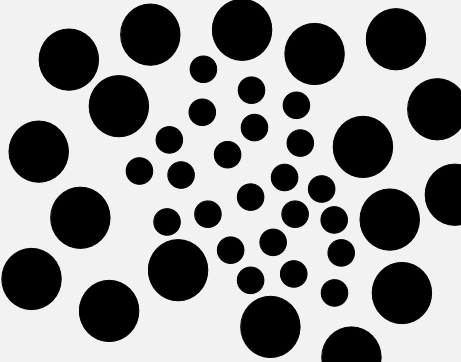
#> input picture Circle-Segment/img/1.png, 461 x 362 px
$ python HW5.py
#> lines starting #> are read from the running program, lines starting #| are printed output that depends on the picture; after the words box and inside, x2 and y2 are one past the last pixel; in counts of white or black regions, pixels touching at a corner belong together
import cv2
import numpy as np
import matplotlib.pyplot as plt

SIZE = 30


def cv_close(img, kernel):
    tmp = cv2.dilate(img, kernel)
    return cv2.erode(tmp, kernel)


def cv_open(img, kernel):
    tmp = cv2.erode(img, kernel)
    return cv2.dilate(tmp, kernel)


if __name__ == "__main__":

    img = cv2.imread('./img/1.png')
#> img is the input picture: shape (362, 461, 3); min 0, max 242, mean 149.1
    img = cv2.cvtColor(img, cv2.COLOR_BGR2GRAY)
#> img: shape (362, 461)

    # erode small circles
    img[img > 0] = 1
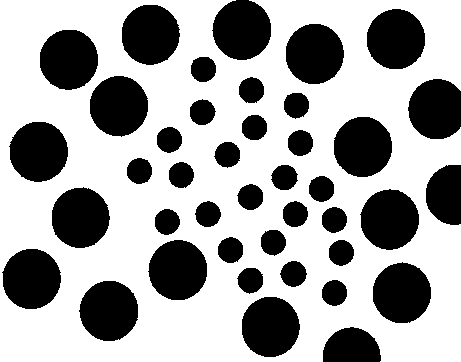
#> img: shape (362, 461); values 0 (black) and 1 (white), 64.5% white; 41 black regions, largest, box (x1, y1, x2, y2) and area: (79, 281, 138, 341) 2769, (212, 0, 271, 60) 2765, (40, 30, 98, 90) 2765
    img = img.astype(np.uint8)
    kernel = cv2.getStructuringElement(cv2.MORPH_ELLIPSE, (SIZE, SIZE))
    big_circle = cv_close(img, kernel)
#> in cv_close, `tmp = cv2.dilate(img, kernel)`:
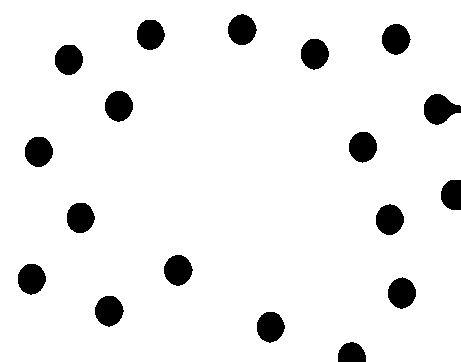
#> tmp: shape (362, 461); values 0 (black) and 1 (white), 93% white; 18 black regions, largest, box (x1, y1, x2, y2) and area: (424, 94, 461, 125) 757, (228, 14, 257, 45) 675, (382, 24, 411, 55) 673
#> in cv_close, `return cv2.erode(tmp, kernel)`: returned value: shape (362, 461); values 0 (black) and 1 (white), 71.9% white; 18 black regions, largest, box (x1, y1, x2, y2) and area: (214, 0, 272, 60) 2754, (368, 10, 426, 70) 2745, (150, 241, 208, 301) 2743

    # get small circle area
    small_circle = big_circle - img
    small_circle[small_circle != 1] = 0
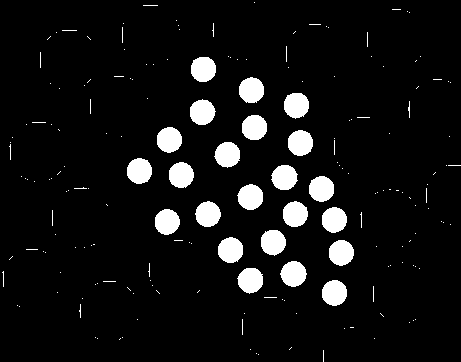
#> small_circle: shape (362, 461); values 0 (black) and 1 (white), 7.4% white; 189 white regions (165 under 20 px), largest, box (x1, y1, x2, y2) and area: (280, 261, 307, 287) 519, (288, 130, 313, 156) 518, (309, 176, 334, 202) 516
    filter_kernel = cv2.getStructuringElement(cv2.MORPH_ELLIPSE, (5, 5))
    small_circle = cv_open(small_circle, filter_kernel)
#> in cv_open, `tmp = cv2.erode(img, kernel)`: tmp: shape (362, 461); values 0 (black) and 1 (white), 5% white; 23 white regions, largest, box (x1, y1, x2, y2) and area: (290, 132, 311, 154) 365, (311, 178, 332, 200) 364, (240, 186, 261, 208) 364
#> in cv_open, `return cv2.dilate(tmp, kernel)`: returned value: shape (362, 461); values 0 (black) and 1 (white), 7% white; 23 white regions, largest, box (x1, y1, x2, y2) and area: (288, 130, 313, 156) 517, (309, 176, 334, 202) 515, (238, 184, 263, 210) 515

    # get circle edges
    small_circle = cv2.dilate(
        small_circle,
        filter_kernel)  # dilate so that line could detach from circle.
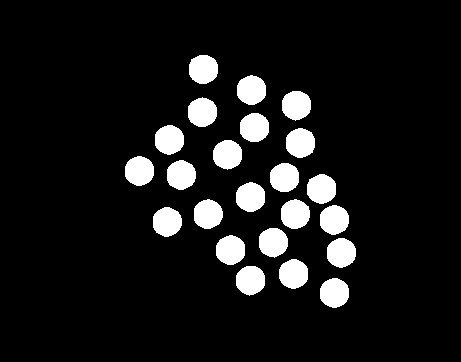
#> small_circle: shape (362, 461); values 0 (black) and 1 (white), 9.5% white; 23 white regions, largest, box (x1, y1, x2, y2) and area: (286, 128, 315, 158) 693, (307, 174, 336, 204) 690, (236, 182, 265, 212) 690
    small_kernel = cv2.getStructuringElement(cv2.MORPH_ELLIPSE, (3, 3))
    small_circle_edge = small_circle - cv2.erode(small_circle, small_kernel)
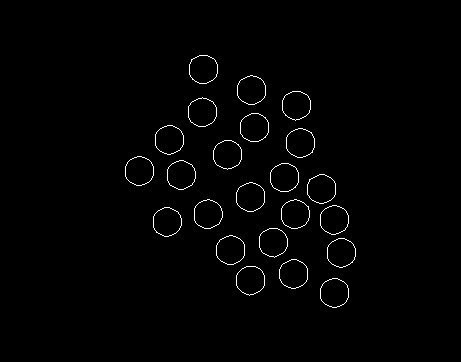
#> small_circle_edge: shape (362, 461); values 0 (black) and 1 (white), 1.1% white in thin lines or dots, all inside (x1, y1, x2, y2) = (125, 55, 356, 308)
    edge_points = np.array(np.where(small_circle > 0))  # [2, n]
    edge_points = edge_points[::-1, :].T  # [n, 2]
#> edge_points = 15779 pairs, first value 125 to 355, second value 55 to 307
    edge_points = edge_points.reshape([1, -1, 2])  # [1, n, 2]

    # get convex hull
    hull_img = np.zeros_like(small_circle)
    hull = cv2.convexHull(edge_points)
#> hull = contour of 25 points, box (x1, y1, x2, y2) (125, 55, 356, 308), area 39084
    length = len(hull)
#> length = 25
    for i in range(len(hull)):
        cv2.line(hull_img, tuple(hull[i][0]), tuple(hull[(i + 1) % length][0]),
                 (1, 1, 1), 2)
#> this loop made 25 passes
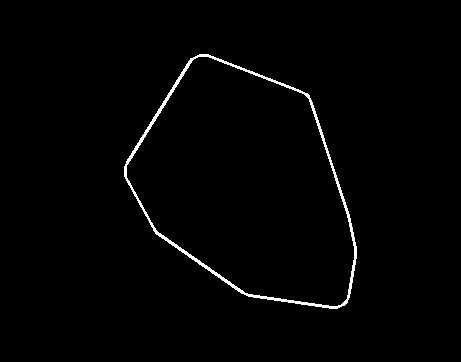
#> hull_img: shape (362, 461); values 0 (black) and 1 (white), 1.3% white in thin lines or dots, all inside (x1, y1, x2, y2) = (124, 54, 357, 309)
    cv2.fillPoly(hull_img, hull, (1, 1, 1))
    hull_img = hull_img + img
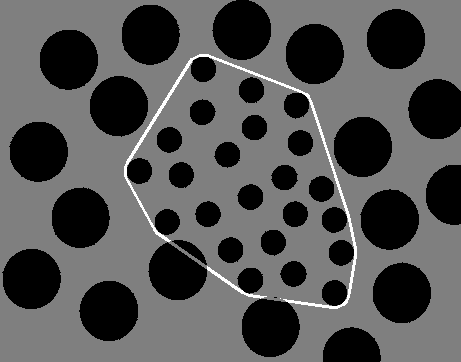
#> hull_img: shape (362, 461); min 0, max 2, mean 0.658; drawn with min black and max white

    plt.subplot(1, 3, 1)
    plt.imshow(img)
    plt.subplot(1, 3, 2)
    plt.imshow(small_circle)
    plt.subplot(1, 3, 3)
    plt.imshow(hull_img)
    plt.show()

    small_circle = small_circle * 255
    big_circle = big_circle * 255
    hull_img = hull_img * 127

    cv2.imwrite('./res/small_circle.png', small_circle)
    cv2.imwrite('./res/big_circle.png', big_circle)
    cv2.imwrite('./res/divide_line.png', hull_img)
    pass
